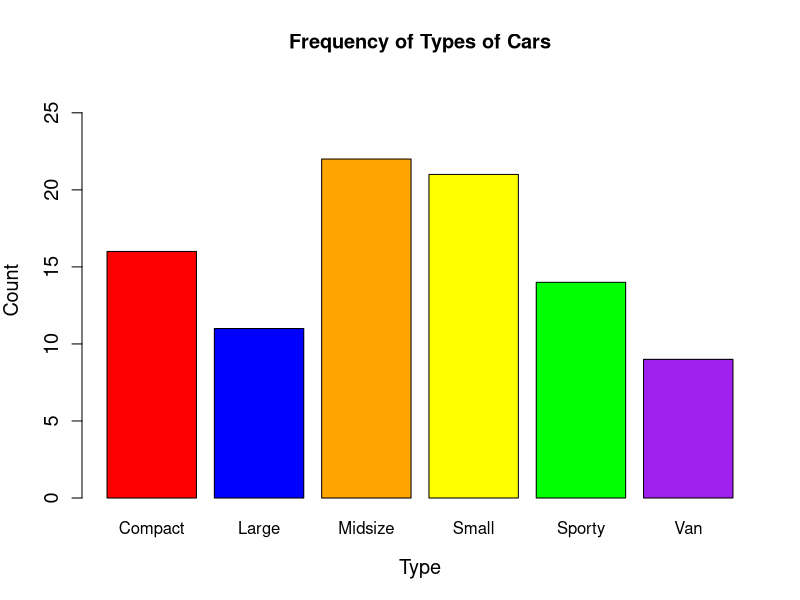
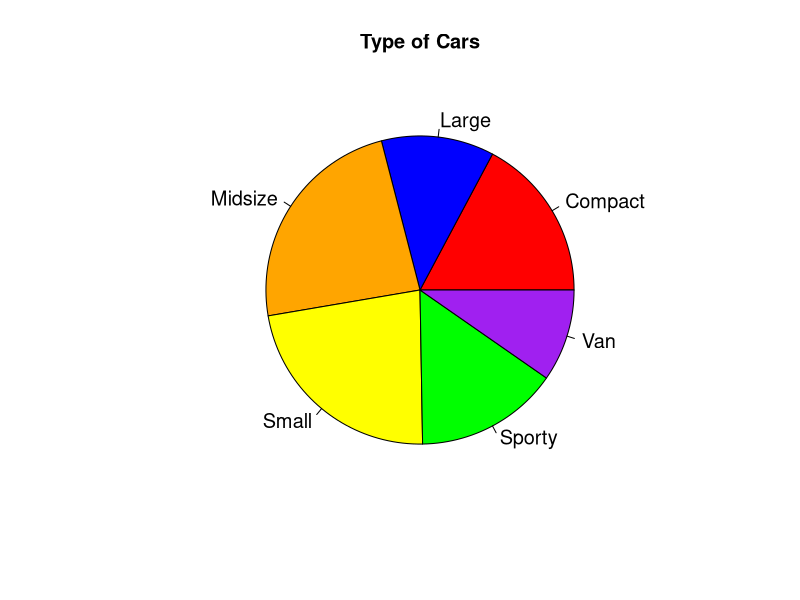
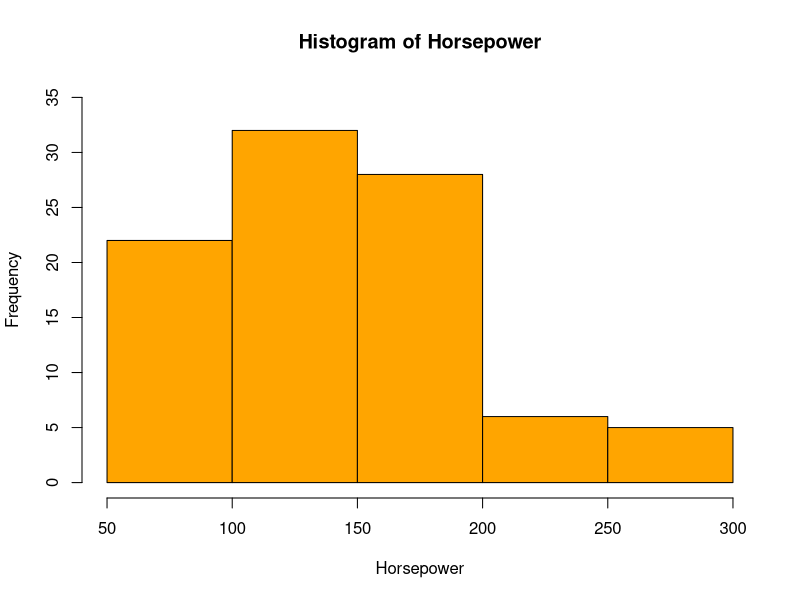
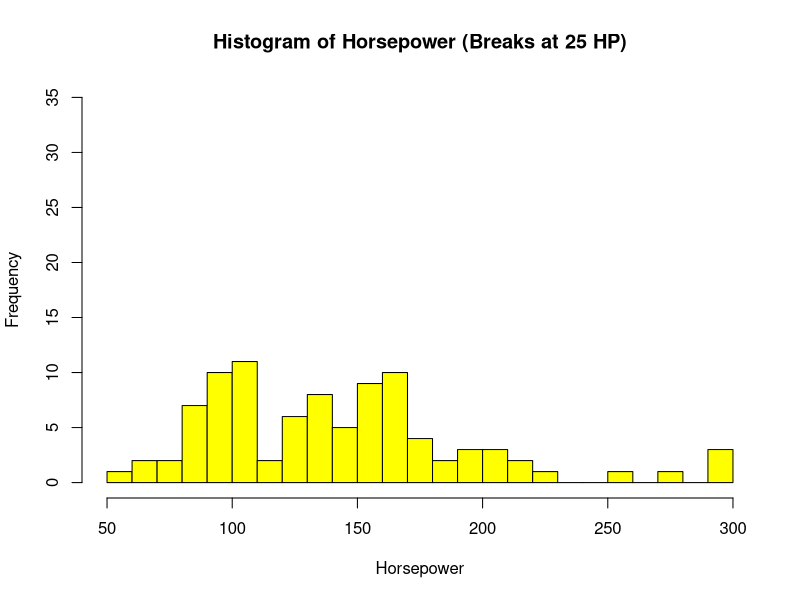
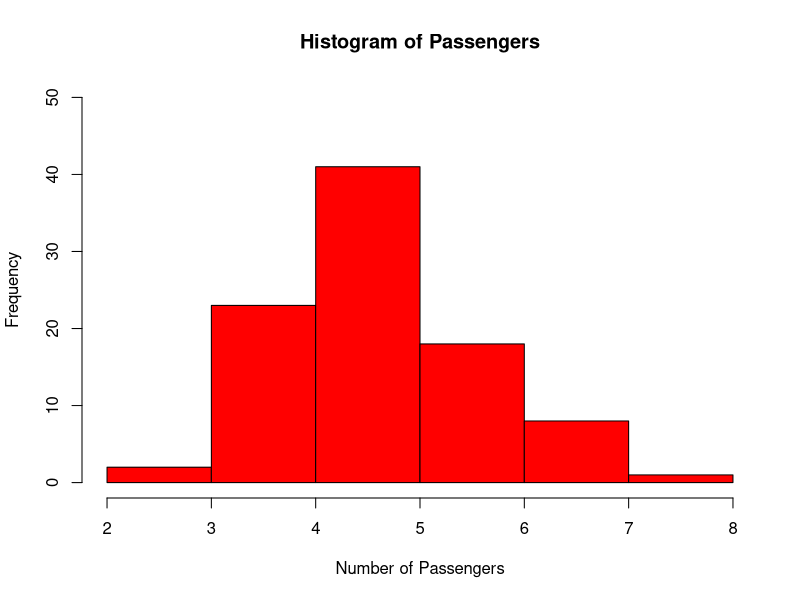
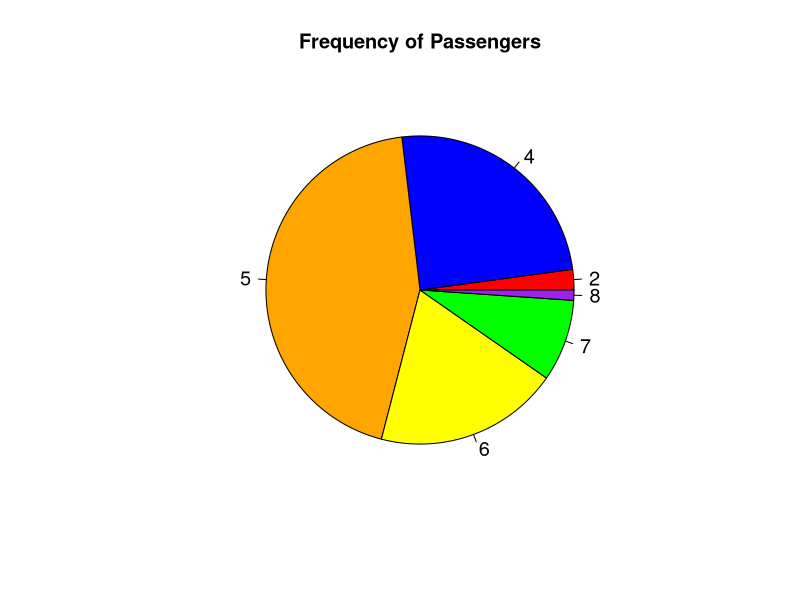
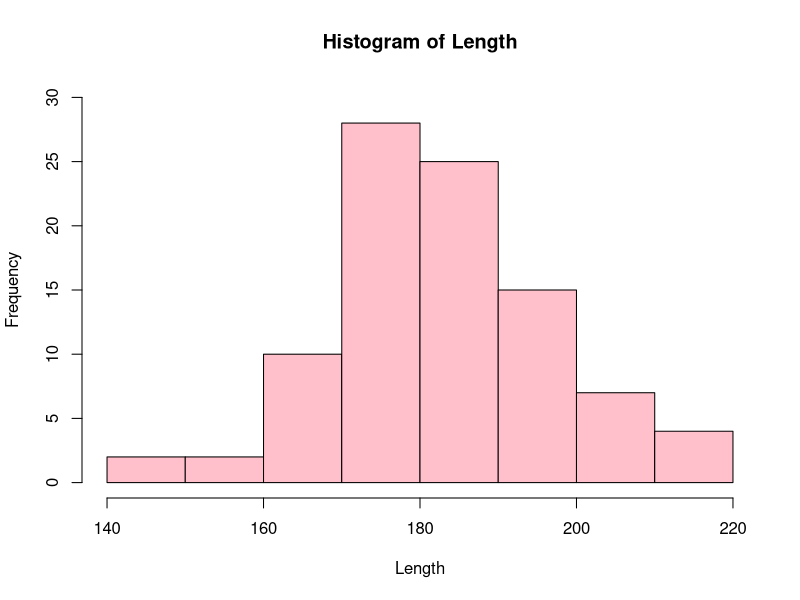

Generate these figures, in order, with R:
## ---- chunk 1
# Your code goes here
## ---- chunk 2
library(MASS)
data(Cars93)
## ---- chunk 3
head(Cars93)
## ---- chunk 4
type <- c(Cars93$Type)
frequency_table <- table(type)
print(frequency_table)
relative_frequency_table <- prop.table(table(type)) * 100
rounded_relative_frequency <- round(relative_frequency_table,3)
print(rounded_relative_frequency)
## ---- chunk 5
colors <- c("red","blue","orange","yellow","green","purple")
y_axis_range <- c(0,max(frequency_table)+5)
barplot(frequency_table, main = "Frequency of Types of Cars", xlab = 'Type', ylab = "Count", col = colors, names.arg = names(frequency_table), cex.axis = 1.2, cex.lab = 1.2, cex.main = 1.2, ylim = y_axis_range)
## ---- chunk 6
pie(frequency_table,main='Type of Cars',col=colors,cex = 1.2)
## ---- chunk 7
horsepower <- c(Cars93$Horsepower)
hist(horsepower,col ='orange',main='Histogram of Horsepower',xlab='Horsepower',ylab='Frequency',ylim=c(0,35),cex=1.2)
## ---- chunk 8
hist(horsepower,breaks=25,col='yellow',main='Histogram of Horsepower (Breaks at 25 HP)',xlab='Horsepower',ylab='Frequency',ylim=c(0,35),cex=1.2)

#These are not 25 HP increments (-2)
## ---- chunk 9
#The first histogram more closely follows the rule of thumb. If you take the square root of the amount of car types (93), you get 9.64. This is much closer to the break of the first histogram (somewhere from 4-8 without customizing breaks) than the second at 25. 
## ---- chunk 10
#Passengers is a numerical discrete variable. Making a histogram with discrete data can cause for some misinterpretation when looking at the x-axis. On the histogram below, it appears that there are cars with passengers within a range of values from 2 to 3, or 6 to 7. In reality, there can only be whole numbers of passsengers. 
passengers <- c(Cars93$Passengers)
hist(passengers,col ='red',main='Histogram of Passengers',xlab='Number of Passengers',ylab='Frequency',ylim=c(0,50),cex=1.2)
## ---- chunk 11
pass_freq_table <- table(passengers)
pie(pass_freq_table,main="Frequency of Passengers",col=colors,cex=1.2)

### For this question I was looking for a barplot to show cars that carry 1 or 3 passangers have a frequency of 0. (-2)
## ---- chunk 12
length <- c(Cars93$Length)
hist(length,col ='pink',main='Histogram of Length',xlab='Length',ylab='Frequency',ylim=c(0,30),cex=1.2)
## ---- chunk 13
mean(length)
#The mean length is 183.2043
median(length)
#The median length is 183
#These answers meet my expectations when looking at the histogram as the center of the bell curve is around the 180 label on the x-axis.
